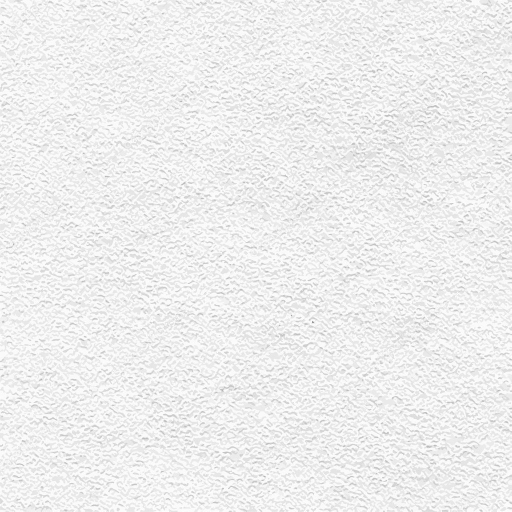
#> input picture data/paper_2.jpeg, 1023 x 1023 px (shown at 1/2 size)
$ python get_heights.py
#> lines starting #> are read from the running program, lines starting #| are printed output that depends on the picture; long printed decimals are rounded
from PIL import Image, ImageOps
import numpy as np

im = Image.open("paper_2.jpeg", "r")
#> im is the input picture: PIL image 1023x1023 RGB; min 63, max 255, mean 238.3
im_grayscale = ImageOps.grayscale(im)

array = np.array([[im_grayscale.getpixel((i*2,j*2)) for j in range(512)] for i in range(512)], dtype=float)
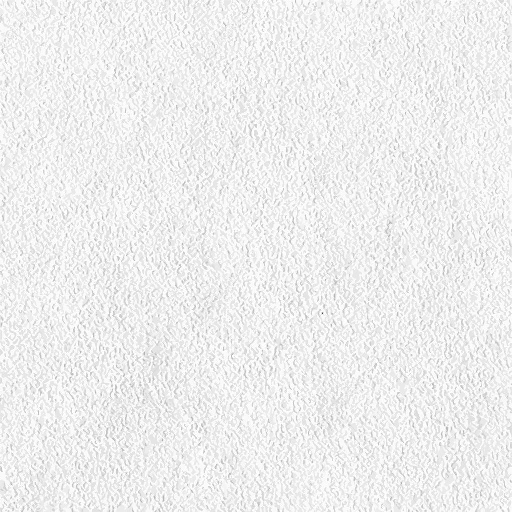
#> array: shape (512, 512) float64; min 63, max 255, mean 238.4
array += 200
array /= array.max()
array *= 254
print(np.min(array))
#| 146.818
print(np.max(array))
#| 254.0

im = Image.fromarray(array)
#> im: PIL image 512x512 F
im = im.convert('RGB')
#> im: PIL image 512x512 RGB
im.save("h_2.ppm")
